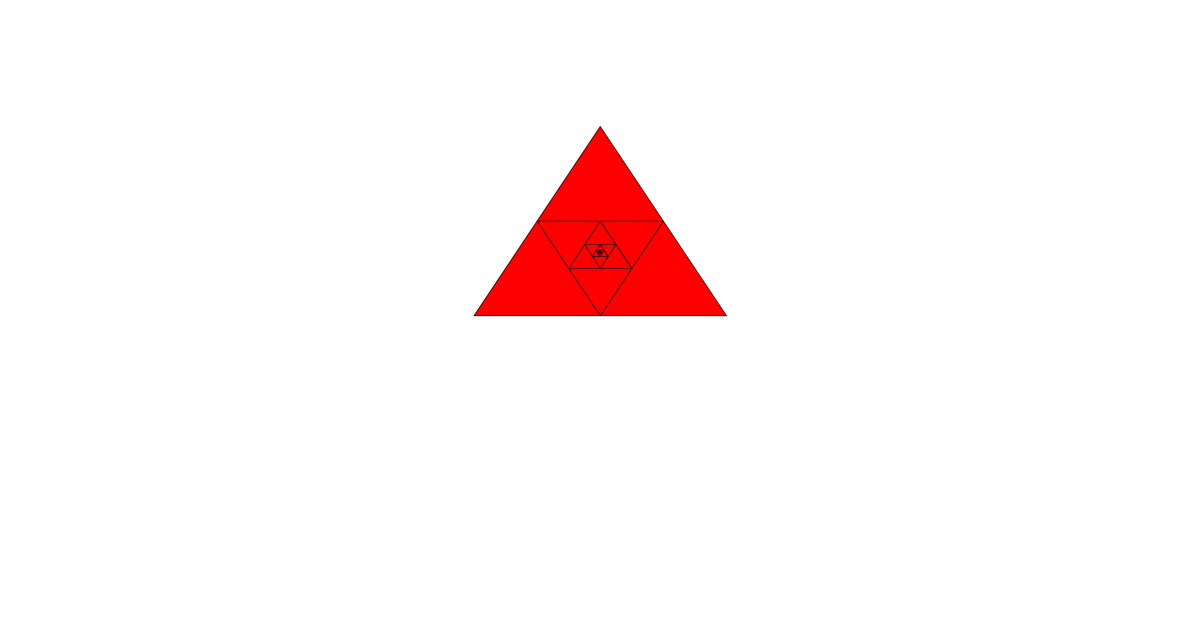
Frame 1 (no input)
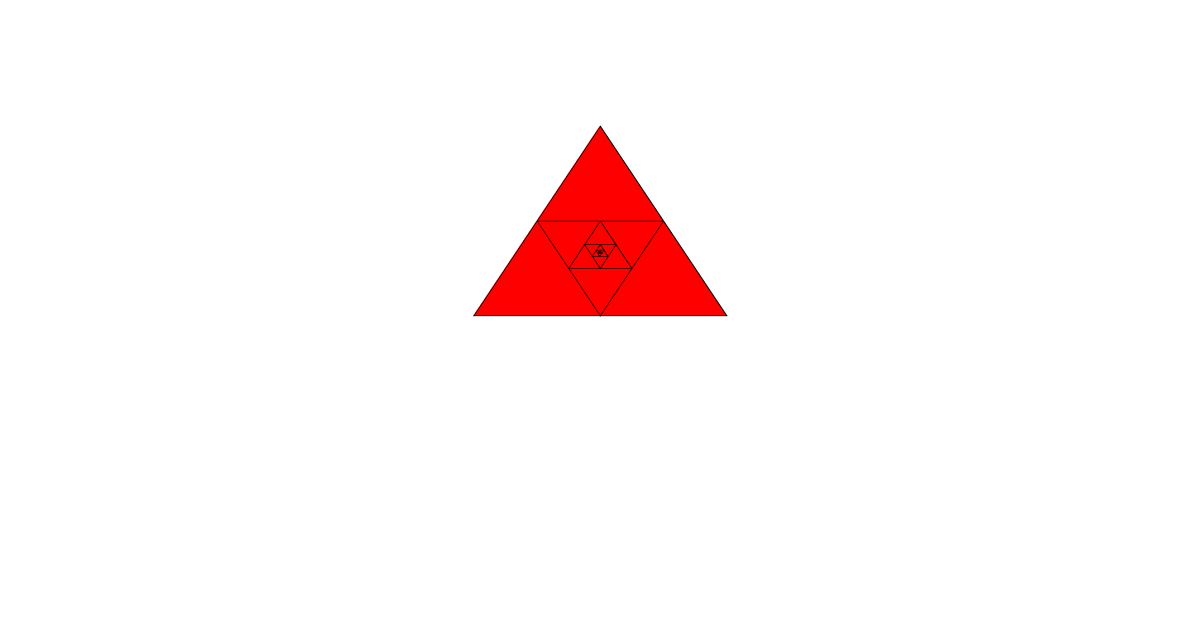
Frame 60 (the mouse pressed at the canvas centre just before this capture)
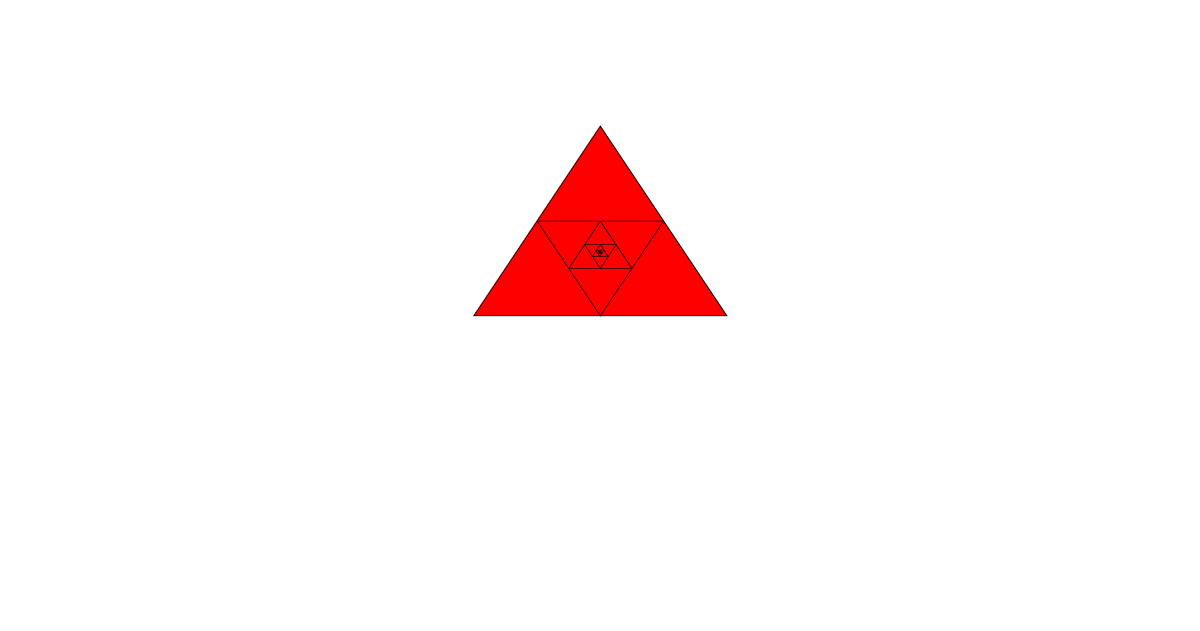
Frame 120 (the mouse held since frame 60 and released just before this capture)

The Processing sketch that drew these frames (run headless with seeded random() and noise(); from frame 60 on, the mouse is pressed at the canvas centre):

// Processing sketch: OriginalFractal
// ── OriginalFractal.pde
void setup(){
 size(1900,1000);
 background(255);
 
}

void draw(){
  int repetitions = 10;
  int oX1 = 950;
  int oY1 = 200;
  int oX2 = 750;
  int oY2 = 500;
  int oX3 = 1150;
  fill(255,0,0);
  fill(255,0,0);
  drawTriangle(oX1, oY1, oX2, oY2, oX3, oY2, distance(oX1,oX2,oY1,oY2));
  fill(0);
}
 
  int midpointX(int x1, int x2) {
    return (x1+x2)/2;
  }
  int midpointY(int y1, int y2) {
    return (y1 + y2)/2;
  }
  float distance(int x1,int x2,int y1,int y2){
    return sqrt((y2-y1)*(y2-y1)+(x2-x1)*(x2-x1));
  }
  
void drawTriangle(int x1, int y1, int x2, int y2, int x3, int y3, float distance) {
  pushMatrix();
  triangle(x1, y1, x2, y2, x3, y2);
  distance = distance(x1,x2,y1,y2);
  if(distance > 1){
    int nX1 = midpointX(x3,x2);
    int nY1 = midpointY(y2,y2);
    int nX2 = midpointX(x3,x1);
    int nY2 = midpointY(y2,y1);
    int nX3 = midpointX(x2,x1);
    int nY3 = midpointY(y1,y2);
    drawTriangle(midpointX(x3,x2),midpointY(y2,y2),midpointX(x3,x1),midpointY(y2,y1),midpointX(x2,x1),midpointY(y1,y2),distance);
    drawTriangle(midpointX(nX2,nX3),midpointY(nY2,nY2),midpointX(nX2,x1),midpointY(nY3,y2),midpointX(nX3,x1),midpointY(nY3,y1),distance);
  }
  popMatrix();
  }
